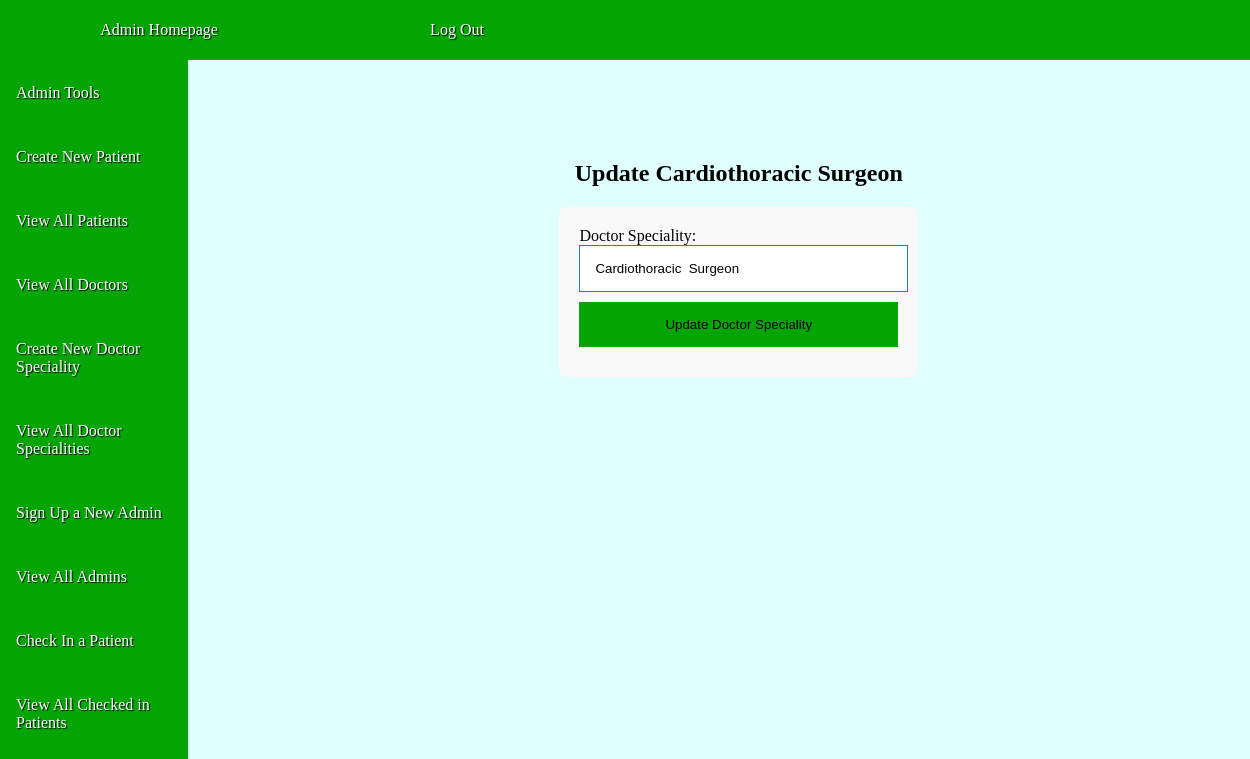
The page /updateDoctorSpeciality.php?staffTypeID=2 on the database its author committed.
### tables this page shows
CREATE TABLE IF NOT EXISTS StaffType 
(
staffTypeID INTEGER PRIMARY KEY AUTO_INCREMENT,
stSpeciality TEXT NOT NULL UNIQUE
);

### functions.php (called while the page is built, shortened)
<?php
function viewStaffType($stafftypeid,$conn){
    $stmt=$conn->prepare("SELECT *
        FROM StaffType
        WHERE staffTypeID=?
        ORDER BY staffTypeID DESC");
    $stmt->bind_param("i", $stafftypeid);
    $stmt->execute();
    $result=$stmt->get_result();
    $detail=[];
    while($row=$result->fetch_assoc()){
        $detail[]=$row;
    }
    return $detail;
}
?>

### updateDoctorSpeciality.php (the view, shortened to what this page needs)
<?php
require_once("db_connect.php");
require_once("functions.php");
?>
<!DOCTYPE html>
<html lang="en">
<head>
    <link rel="stylesheet" href="style.css" />
</head>
<body>
    <?php
    include("adminNavBar.php");
    $stafftypeid=$_GET["staffTypeID"];
    $stafftype=viewStaffType($stafftypeid, $conn);
    ?>
     <div class="main" role="main">
        <div>
            <h2 class="centered-header">Update <?php echo $stafftype[0]['stSpeciality']; ?></h2>
        </div>
        <form method="post">
            <label for="speciality">Doctor Speciality:</label>
            <input type="text" id="speciality" name="speciality" value="<?php echo $stafftype[0]['stSpeciality'];?>">
            <input type="submit" name="updateSpeciality" value="Update Doctor Speciality">
        </form>
    </div>
</body>
</html>

### style.css (style rules this page uses)
body { font-family: 'Times New Roman', Times, serif; margin: 0; background-color:lightcyan; }
.main { margin-left: 15%; margin-top: 60px; padding: 20px; width: 85%; padding-top: 80px; display: block; }
.centered-header { text-align: center; }
form { width: 30%; height: auto; margin: 0 auto; padding: 20px; background: #f9f9f9; border-radius: 8px; }
input[type="text"], input[type="number"], input[type="date"], input[type="time"], input[type="email"], input[type="submit"] { width: calc(100% - 22px); padding: 15px; margin-bottom: 10px; border: 1px solid rgb(26, 135, 160); }
input[type="submit"] { display: block; width: 100%; padding: 15px; background-color: rgb(5, 165, 5); border: none; cursor:pointer; color:black; }

### rows shown on the page
stafftype: stSpeciality "Cardiothoracic Surgeon", speciality "Cardiothoracic Surgeon"
